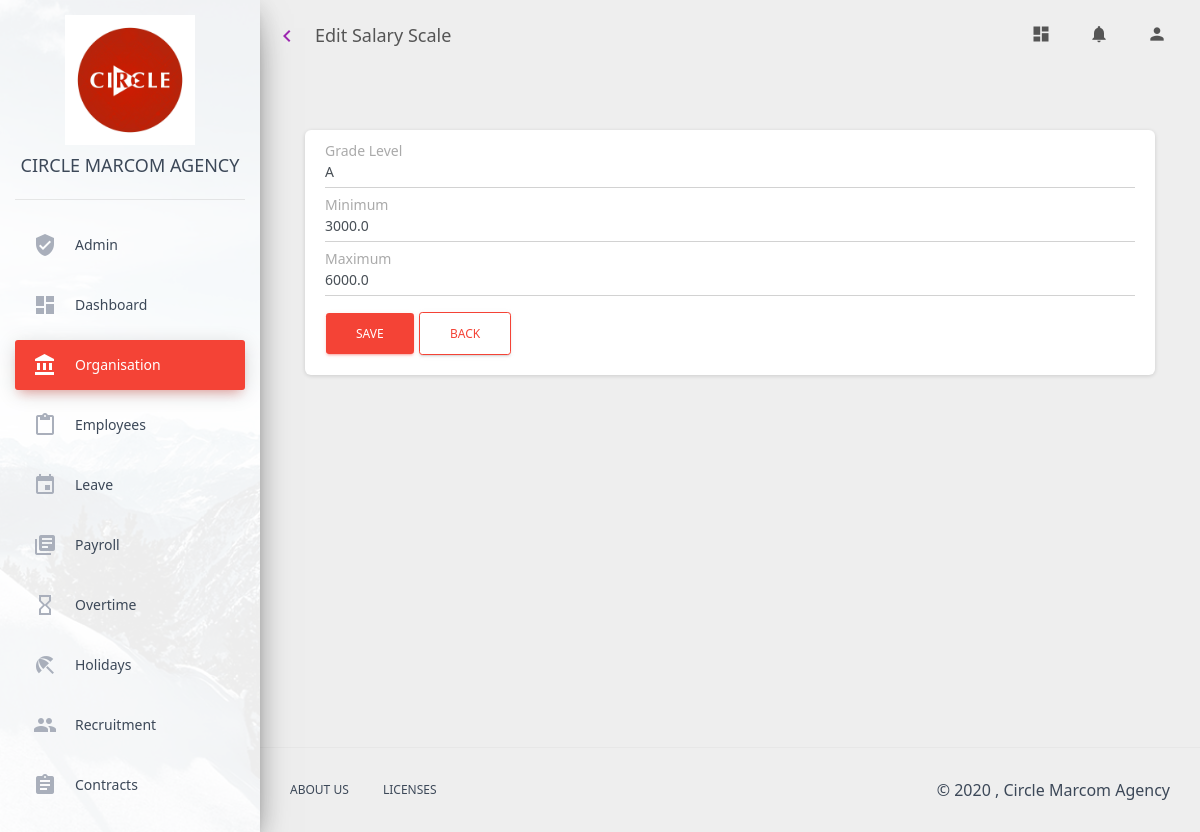
Screenshot of /organisationdetails/edit_salary_scale/1 with the database file from the repository.
### organisation_details/models.py (models this page shows, shortened)
class SalaryScale(models.Model):
    level = models.CharField(max_length=20, null=False, unique=True)
    minimum = models.FloatField()
    maximum = models.FloatField()

### ems_admin/decorators.py (the view)
    def wrapper(request, **kw):
        try:
            user_id = request.user.id
            user = get_user(user_id)
            activity_name = function.__name__
            save_audit_trail(user, activity_name)
            return function(request, **kw)
        except User.DoesNotExist:
            return function(request, **kw)

### ems_admin/selectors.py (called while the page is built)
def get_user(id) -> User:
    user = User.objects.get(pk=id)
    return user

### organisation_details/selectors.py (called while the page is built)
def get_salary_scale(scale_id):
    return SalaryScale.objects.get(pk=scale_id)

### organisation_details/views.py (called while the page is built)
@log_activity
def edit_salary_scale_page(request, scale_id):
    scale = get_salary_scale(scale_id)
    context = {
        "user": request.user,
        "scale": scale,
        "organisation_page": "active"
    }
    return render(request, 'organisation_details/edit_salary_scale.html', context)

### organisation_details/templates/organisation_details/edit_salary_scale.html (shortened to what this page needs)
{% extends './base.html' %}
{% block page_title %}
Edit Salary Scale
{% endblock %}
{% block content %}
<div class="content">
    <div class="container-fluid">
        <div class="col-md-12">
            <div class="card">
                <div class="card-body">
                    <form method="POST" action="{% url 'edit_salary_scale' %}"> {% csrf_token %}
                        <div class="form-group">
                            <label>Grade Level</label>
                            <input type="text" class="form-control" placeholder="Grade Level"
                                   name="grade_level" value="{{scale.level}}" required />
                        </div>
                        <div class="form-group">
                            <label>Minimum</label>
                            <input type="text" class="form-control" placeholder="Minimum"
                                   name="min_value" value={{scale.minimum}} required />
                        </div>
                        <div class="form-group">
                            <label>Maximum</label>
                            <input type="text" class="form-control" name="max_value"
                            value="{{scale.maximum}}"/>
                        </div>
                        <button class="btn btn-danger" type="submit">Save</button>
                        <a href="{%url 'manage_salary_scale_page'%}" class="btn btn-outline-danger">
                            Back
                        </a>
                    </form>
                </div>
            </div>
        </div>
    </div>
</div>
{% endblock content %}

### rows the page displays
SalaryScale: grade_level "A", min_value "3000.0", max_value "6000.0"
